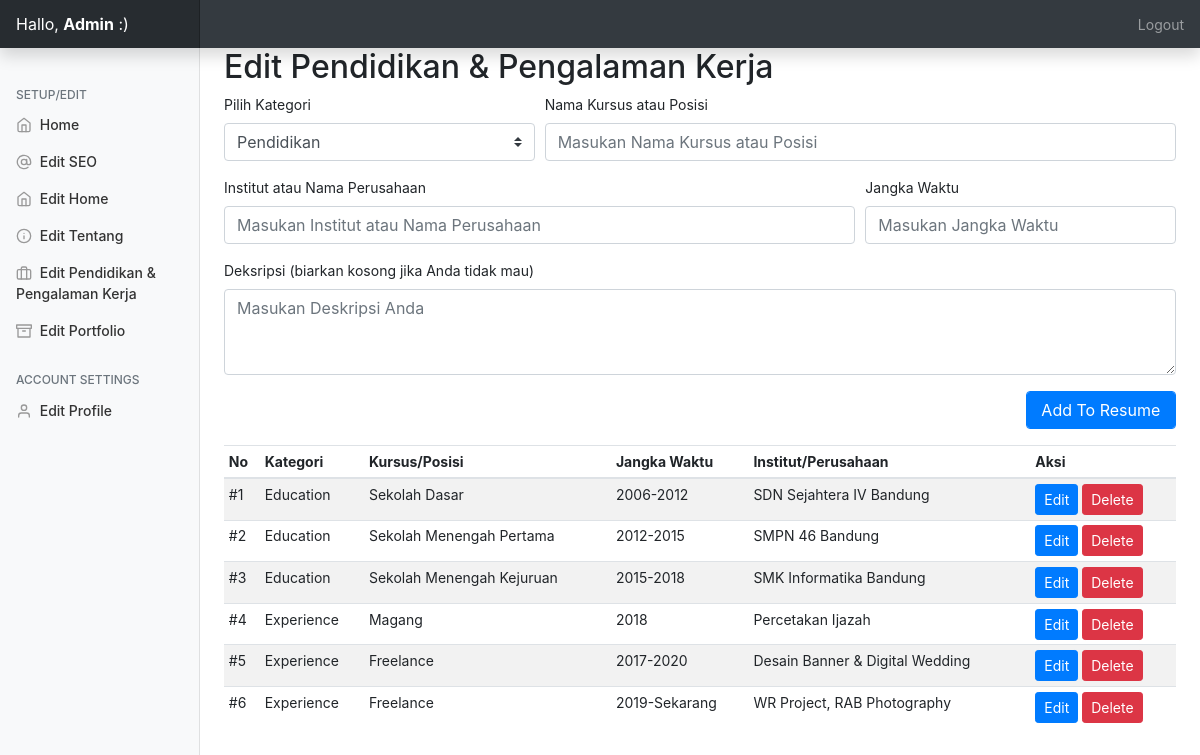
The app's page /admin/?editresume=true (signed in) with its own data.
### tables this page shows
CREATE TABLE `resume` (
  `id` int(11) NOT NULL,
  `category` varchar(250) NOT NULL,
  `title` varchar(250) NOT NULL,
  `year` varchar(250) NOT NULL,
  `ogname` varchar(250) NOT NULL,
  `workdesc` text NOT NULL
);

### admin/php/resume.php (the view, shortened to what this page needs)
<h2>Edit Pendidikan & Pengalaman Kerja</h2>
         <form action="php/uresume.php" method="post">
                 <div class="form-row">
                   <div class="form-group col-md-4">
                   <label>Pilih Kategori</label>
                    <select name="category" class="custom-select">
  <option value="e" selected>Pendidikan</option>
</select></div>
                     <div class="form-group col-md-8">
    <label for="sn">Nama Kursus atau Posisi</label>
    <input type="text" name="title" class="form-control" id="website" placeholder="Masukan Nama Kursus atau Posisi" required>
  </div>
   <div class="form-group col-md-8">
    <label for="website">Institut atau Nama Perusahaan</label>
    <input type="text" name="ogname" class="form-control" id="website" placeholder="Masukan Institut atau Nama Perusahaan" required>
  </div>
   <div class="form-group col-md-4">
    <label for="website">Jangka Waktu</label>
    <input type="text" name="year" class="form-control" id="website" placeholder="Masukan Jangka Waktu" required>
  </div>
  <div class="form-group col-md-12">
    <label for="exampleFormControlTextarea1">Deksripsi (biarkan kosong jika Anda tidak mau)</label>
    <textarea class="form-control" name="workdesc" id="exampleFormControlTextarea1" rows="3" placeholder="Masukan Deskripsi Anda"></textarea>
  </div>
   <div class="form-group col-md-2 ml-auto">
      <input type="submit" name="addtoresume" class="btn btn-primary form-control" value="Add To Resume">
   </div>
                 </div>
             </form>
         <table id="rlist" class="table table-striped table-sm .table-responsive ">
          <thead>
            <tr>
              <th>No</th>
              <th>Kategori</th>
              <th>Kursus/Posisi</th>
              <th>Jangka Waktu</th>
              <th>Institut/Perusahaan</th>
              <th>Aksi</th>
            </tr>
          </thead>
          <tbody>
         <?php
$query2="SELECT * FROM resume";
$queryrun2=mysqli_query($db,$query2);
$count=1;
while($data2=mysqli_fetch_array($queryrun2)){
    $cat = $data2['category']=='e'?$cat="Education":$cat="Experience";
    ?>
     <tr>
         <div class="modal fade" id="modal<?=$data2['id']?>" tabindex="-1" role="dialog" aria-labelledby="exampleModalLabel" aria-hidden="true">
          <td>#<?=$count?></td>
              <td><?=$cat?></td>
         <td><?=$data2['title']?></td>
         <td><?=$data2['year']?></td>
         <td><?=$data2['ogname']?></td>
         <td>
         <button type="button" class="btn btn-primary btn-sm" data-toggle="modal" data-target="#modal<?=$data2['id']?>">
  Edit
</button> <a href="php/uresume.php?del=<?=$data2['id']?>"><button type="button" class="btn btn-danger btn-sm" data-toggle="modal" data-target="#exampleModal">
  Delete
             </button></a></td>
            </tr>
         <?php $count++;
} ?>
             </tbody></table>

### admin/css/dashboard.css (style rules this page uses)
body { font-size: .875rem; }

### records on screen
resume: category "Education", title "Sekolah Dasar", year "2006-2012", ogname "SDN Sejahtera IV Bandung"
resume: category "Education", title "Sekolah Menengah Pertama", year "2012-2015", ogname "SMPN 46 Bandung"
resume: category "Education", title "Sekolah Menengah Kejuruan", year "2015-2018", ogname "SMK Informatika Bandung"
resume: category "Experience", title "Magang", year "2018", ogname "Percetakan Ijazah"
resume: category "Experience", title "Freelance", year "2017-2020", ogname "Desain Banner & Digital Wedding"
resume: category "Experience", title "Freelance", year "2019-Sekarang", ogname "WR Project, RAB Photography"

### other values on screen
$_SESSION['username'] "Admin"
